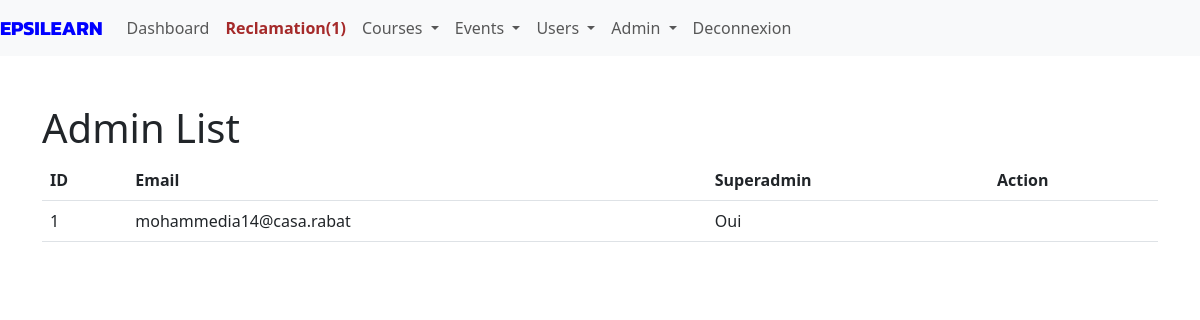
/admin_list, run on the app's committed database.
### App/Models/models.py (models this page shows)
class Admin(db.Model):
    id = db.Column(db.Integer, primary_key=True)
    mail = db.Column(db.String(50))
    mdp=db.Column(db.String(50))
    superadmin=db.Column(db.String(50))

### App/Admin/routes_creation_admin.py (the view)
@AdminBp.route('/admin_list')
def admin_list():
    admins = Admin.query.all()
    return render_template('admin_list.html', admins=admins,n=vue())

### App/Controllers/fonction.py (called while the page is built)
def vue():
    nombre_reclamations_non_vues = Reclamation.query.filter_by(vue='non').count()
    return nombre_reclamations_non_vues

def get_current_user():
    _current_user=None
    if session.get("userid"):
        user=User.query.get(session.get("userid"))
        if user:
            _current_user=user
    return _current_user

### App/Main/routes_home.py (called while the page is built)
@MainBp.app_context_processor
def inject_param():
    return dict(current_user=current_user,np=np,nd=nd,n_stud=n_stud,user_type=session.get("role"))

### app.py (called while the page is built)
@app.after_request
def set_secure_headers(response):
    response.headers['X-Content-Type-Options'] = 'nosniff'
    response.headers['X-Frame-Options'] = 'SAMEORIGIN'
    response.headers['X-XSS-Protection'] = '1; mode=block'
    return response

@app.before_request
def update_session_time():
    if user:
        if user.id not in processed_requests and user.id is not None:
            last_activity_key = f'last_activity:{user.id}'
            redis_store.set(last_activity_key, datetime.now().strftime('%Y-%m-%d %H:%M:%S'), ex=3)
            session['online_users'] = len(redis_store.keys('last_activity:*'))
            processed_requests[user.id] = True

### App/Admin/templates/admin_list.html (shortened to what this page needs)
{% extends "index.html" %}
{% block content %}
    <div class="container mt-5">
        <h1>Admin List</h1>
        <table class="table">
            <thead>
                <tr>
                    <th>ID</th>
                    <th>Email</th>
                    <th>Superadmin</th>
                    <th>Action</th>
                </tr>
            </thead>
            <tbody>
                {% for admin in admins %}
                <tr>
                    <td>{{ admin.id }}</td>
                    <td>{{ admin.mail }}</td>
                    <td>{{ admin.superadmin }}</td>
                    <td>
                    </td>
                </tr>
                {% endfor %}
            </tbody>
        </table>
    </div>
{% endblock %}

### data on the page
Admin: id "1", mail "mohammedia14@casa.rabat", superadmin "Oui"

### other printed values
{{ n }} "1"
